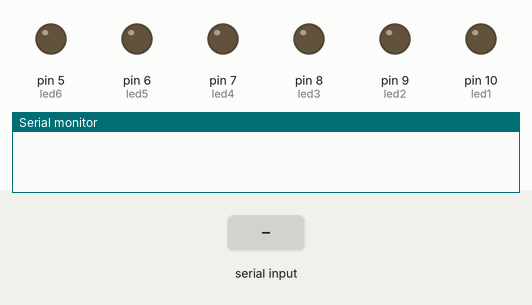
This sketch was run on a simulated Arduino Uno, built with avr-gcc and run on an emulated ATmega328P. On the bench: output pins drawn as LEDs (lit = HIGH), the last lines printed to the serial monitor. The inputs (shaded band) are chosen by the test bench.

Above: at 1.2 s.
1.3 s: "1\n" received over Serial
At 3.4 s:
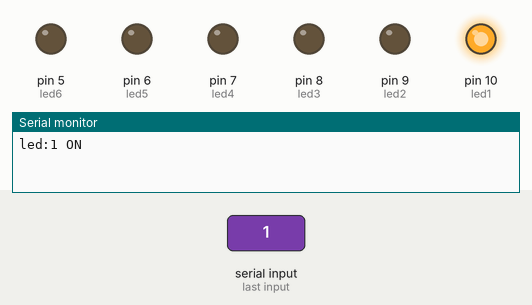
3.8 s: "2\n" received over Serial
At 5.3 s:
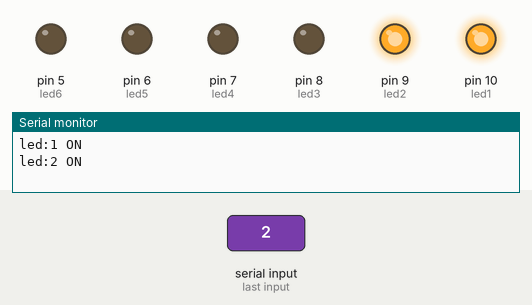
6.3 s: "1,90\n" received over Serial
At 8.5 s:
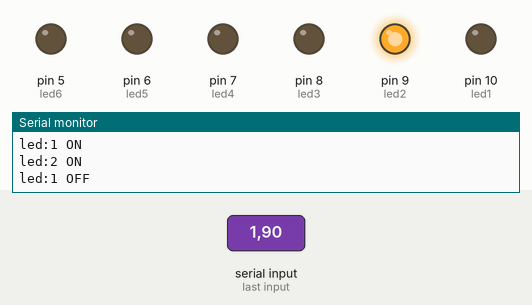
8.8 s: "3\n" received over Serial
At 10.4 s:
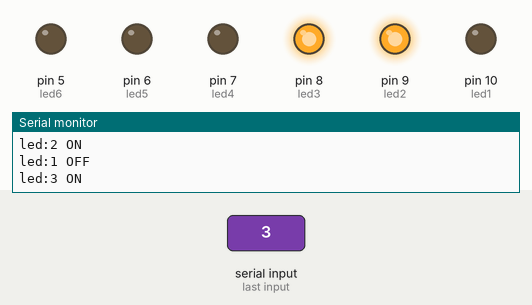
11.3 s: "4\n" received over Serial
At 13.4 s:
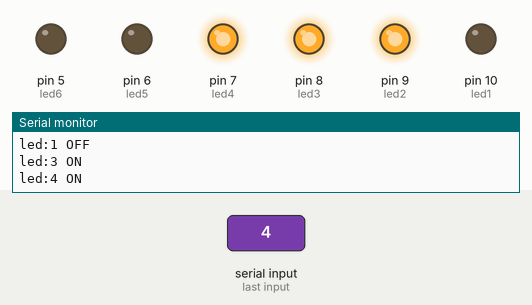
13.8 s: "5\n" received over Serial
At 15.4 s:
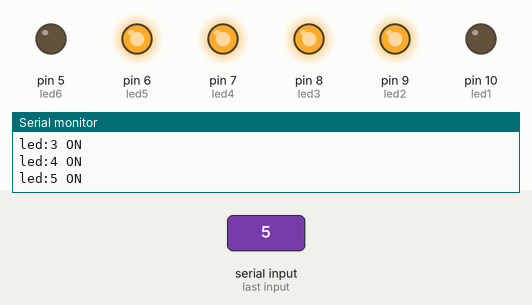
Timing chart, 0 to 16.9 s (numbered marks = the images above; inputs shaded):
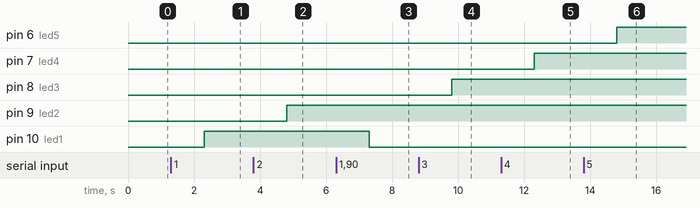

Measured:
- after the input at 1.3 s, pin 10 (led1): LOW → HIGH after 1.0 s
- after the input at 3.8 s, pin 9 (led2): LOW → HIGH after 1.0 s
- after the input at 6.3 s, pin 10 (led1): HIGH → LOW after 1.0 s
- after the input at 8.8 s, pin 8 (led3): LOW → HIGH after 1.0 s
- after the input at 11.3 s, pin 7 (led4): LOW → HIGH after 1.0 s
- after the input at 13.8 s, pin 6 (led5): LOW → HIGH after 1.0 s

The sketch:

led_serialcon.ino
```cpp
#define led1 10
#define led2 9
#define led3 8
#define led4 7
#define led5 6
#define led6 5
int y,i=0,x;
int A=0;
int B=0;
int C=0;
int D=0;
int E=0;
int F=0;

void setup() {

  Serial.begin(9600);

  pinMode(led1,OUTPUT);
  pinMode(led2,OUTPUT);
  pinMode(led3,OUTPUT);
  pinMode(led4,OUTPUT);
  pinMode(led5,OUTPUT);
  pinMode(led6,OUTPUT);

}
void ledcon1(int a,int b,int c,int d,int e,int f){
    digitalWrite(led1,a);
    digitalWrite(led2,b);
    digitalWrite(led3,c);
    digitalWrite(led4,d);
    digitalWrite(led5,e);
    digitalWrite(led6,f);
}
void ledconX(int a,int b){
    digitalWrite(a,b);

}
void ledcon2(int x){
  y=x%7;
      if (y==0){
    ledcon1(0,0,0,0,0,0);
    delay(100);
    }
      else if(y==1){
    ledcon1(1,0,0,0,0,0);
    delay(100);
    }
      else if(y==2){
    ledcon1(1,1,0,0,0,0);
    delay(100);
    }
      else if(y==3){
    ledcon1(1,1,1,0,0,0);
    delay(100);
    }
      else if(y==4){
    ledcon1(1,1,1,1,0,0);
    delay(100);
    }
      else if(y==5){
    ledcon1(1,1,1,1,1,0);
    delay(100);
    }
      else if(y==6){
    ledcon1(1,1,1,1,1,1);
    delay(100);
  }
}


void loop() {
  String stringledcon;
  while(true){
  stringledcon="";
  while(stringledcon==""){
  stringledcon = Serial.readString();
}
 if(stringledcon.toInt() && 7>stringledcon.toInt()>0 ){
 int ledcon = stringledcon.toInt();
 if(ledcon==1)
 {
Serial.print("led:");
 Serial.print(ledcon);
  if(A==1){
    ledconX(10,0);
    Serial.print(" OFF");
 Serial.println();
 A=0;
  }
  else{
    ledconX(10,1);
    Serial.print(" ON");
 Serial.println();
 A=1;
 }

  }
  ////////////////////////
  if(ledcon==2)
 {
Serial.print("led:");
 Serial.print(ledcon);
 if(B==1){
    ledconX(9,0);
    Serial.print(" OFF");
 Serial.println();B=0;
  }
  else{
    ledconX(9,1);
    Serial.print(" ON");
 Serial.println();}B=1;

  }
  /////////////////////////////
  if(ledcon==3)
 {
Serial.print("led:");
 Serial.print(ledcon);
  if(C==1){
    ledconX(8,0);
    Serial.print(" OFF");
 Serial.println();C=0;
  }
  else{
    ledconX(8,1);
    Serial.print(" ON");
 Serial.println();C=1;}
  }
  ///////////////
  if(ledcon==4)
 {
Serial.print("led:");
 Serial.print(ledcon);
  if(D==1){
    ledconX(7,0);
    Serial.print(" OFF");
 Serial.println();D=0;
  }
  else{
    ledconX(7,1);
    Serial.print(" ON");
 Serial.println();D=1;}
  }
  ///////////////////
  if(ledcon==5)
 {
Serial.print("led:");
 Serial.print(ledcon);
 if(E==1){
    ledconX(6,0);
    Serial.print(" OFF");
 Serial.println();E=0;
  }
  else{
    ledconX(6,1);
    Serial.print(" ON");
 Serial.println();E=1;}

  }
 /////////////////////
  if(ledcon==6)
 {
Serial.print("led:");
 Serial.print(ledcon);
 if(F==1){
    ledconX(5,0);
    Serial.print(" OFF");
 Serial.println();F=0;
  }
  else{
    ledconX(5,1);
    Serial.print(" ON");
 Serial.println();F=1;}
  }
  }
 else{
 Serial.println("EROR");
 }
  }
}
```
